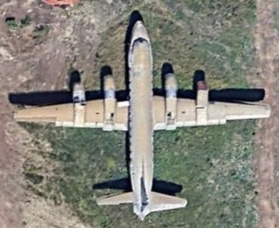
#> input picture images/target.jpeg, 279 x 228 px, shrunk from 404 x 330 before the run
$ python main.py
#> lines starting #> are read from the running program, lines starting #| are printed output that depends on the picture
### utils/image_processing.py
import cv2
import numpy as np


def read_and_convert_image(image_path):
    """
    Read an image from the specified path and convert it to RGB format.

    Parameters:
        image_path (str): The path to the image file.

    Returns:
        np.ndarray: The image in RGB format.
    """
    try:
        image = cv2.imread(image_path)
        if image is None:
            raise Exception(f"Error reading image from {image_path}")
        return cv2.cvtColor(image, cv2.COLOR_BGR2RGB)

    except Exception as e:
        print(f"Error in read_and_convert_image: {e}")
        return None


def detect_keypoints_and_descriptors(image, detector):
    """
    Detect keypoints and compute descriptors for the given image using a specified detector.

    Parameters:
        image (np.ndarray): The input image.
        detector: The keypoint detector (e.g., cv2.SIFT_create()).

    Returns:
        tuple: Keypoints and descriptors.
    """
    try:
        # Detect keypoints and compute descriptors
        keypoints, descriptors = detector.detectAndCompute(image, None)
        return keypoints, descriptors

    except Exception as e:
        print(f"Error in detect_keypoints_and_descriptors: {e}")
        return None, None


def match_keypoints(descriptor_matcher, descriptors_obj, descriptors_scene):
    """
    Match keypoints between two sets of descriptors using a specified descriptor matcher.

    Parameters:
        descriptor_matcher: The descriptor matcher (e.g., cv2.DescriptorMatcher_create()).
        descriptors_obj: Descriptors of the target object.
        descriptors_scene: Descriptors of the scene.

    Returns:
        list: List of good matches.
    """
    # Perform k-nearest neighbors matching
    knn_matches = descriptor_matcher.knnMatch(descriptors_obj, descriptors_scene, 2)
    # Apply ratio test to obtain good matches
    ratio_thresh = 0.75
    good_matches = [m for m, n in knn_matches if m.distance < ratio_thresh * n.distance]
    return good_matches


def localize_object(keypoints_obj, keypoints_scene, good_matches, target_shape):
    """
    Localize the object in the scene using homography estimation.

    Parameters:
        keypoints_obj: Keypoints of the target object.
        keypoints_scene: Keypoints of the scene.
        good_matches: List of good matches.
        target_shape: Shape of the target object.

    Returns:
        np.ndarray: Homography matrix.
    """
    # Extract matched keypoints
    obj = np.float32([keypoints_obj[m.queryIdx].pt for m in good_matches])
    scene = np.float32([keypoints_scene[m.trainIdx].pt for m in good_matches])

    # Find homography matrix using RANSAC
    H, _ = cv2.findHomography(obj, scene, cv2.RANSAC)

    # Define object corners
    obj_corners = np.float32(
        [
            [0, 0],
            [target_shape[1], 0],
            [target_shape[1], target_shape[0]],
            [0, target_shape[0]],
        ]
    )

    # Transform object corners to scene coordinates
    scene_corners = cv2.perspectiveTransform(obj_corners.reshape(-1, 1, 2), H)

    return scene_corners

### main.py
import argparse
import cv2
from utils.image_processing import (
    read_and_convert_image,
    detect_keypoints_and_descriptors,
    match_keypoints,
    localize_object,
)


def process_images(target_path, frame_path):
    target = read_and_convert_image(target_path)
    frame = read_and_convert_image(frame_path)

    detector = cv2.SIFT_create()

    keypoints_obj, descriptors_obj = detect_keypoints_and_descriptors(target, detector)
    keypoints_scene, descriptors_scene = detect_keypoints_and_descriptors(
        frame, detector
    )

    descriptor_matcher = cv2.DescriptorMatcher_create(cv2.DescriptorMatcher_FLANNBASED)
    good_matches = match_keypoints(
        descriptor_matcher, descriptors_obj, descriptors_scene
    )

    scene_corners = localize_object(
        keypoints_obj, keypoints_scene, good_matches, target.shape
    )

    center_point = scene_corners.mean(axis=(0, 1))
    return center_point, frame


def main():
    parser = argparse.ArgumentParser(description="Target object detection")
    parser.add_argument(
        "-t",
        "--target",
        type=str,
        help="Path to the target image",
        required=False,
        default="images/target.jpeg",
    )
    parser.add_argument(
        "-f",
        "--frame",
        type=str,
        help="Path to the frame image",
        required=False,
        default="images/frame.jpeg",
    )
    parser.add_argument(
        "-o",
        "--output_image",
        type=str,
        help="Path to the resulting image",
        required=False,
        default="out.jpeg",
    )

    args = parser.parse_args()

    center_point, frame = process_images(args.target, args.frame)
#> in read_and_convert_image, image is the input picture: shape (228, 279, 3); mean B, G, R 121.5, 130.6, 132.1
#> call 2 of read_and_convert_image, with image_path = 'images/frame.jpeg'
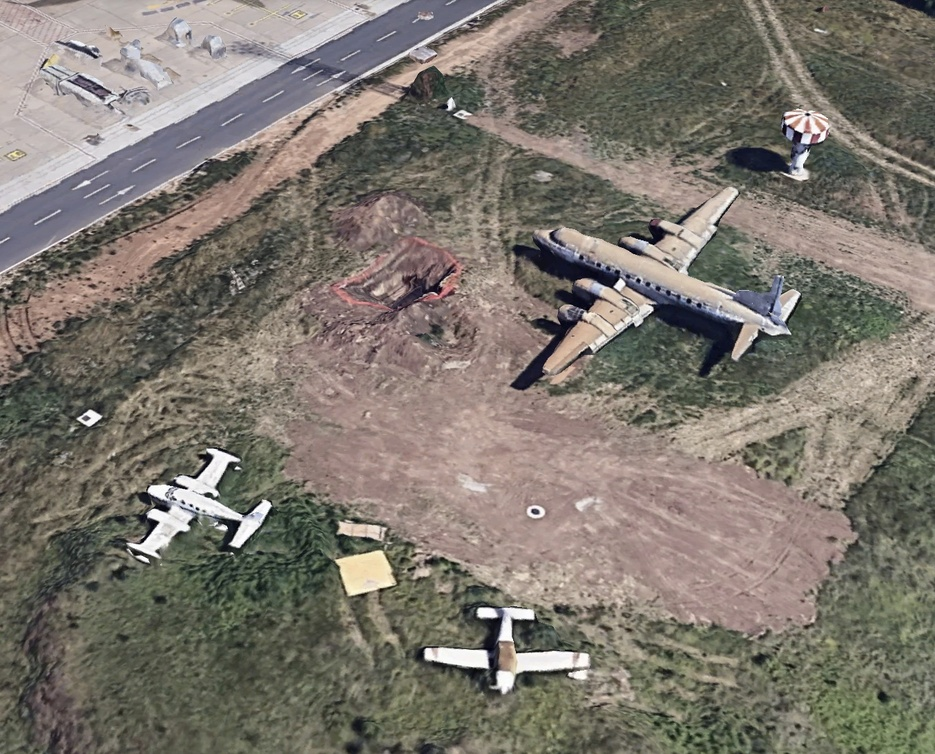
#> input picture images/frame.jpeg, 935 x 754 px, shrunk from 1354 x 1092 before the run
#> in read_and_convert_image, image is the input picture: shape (754, 935, 3); mean B, G, R 109.5, 118.3, 124.3
#> in detect_keypoints_and_descriptors, `keypoints, descriptors = detector.detectAndCompute(image, None)`: keypoints = 1217 keypoints; strongest (x, y, size): (112, 115, 2.1), (169, 114, 2.3), (79, 92, 7.5), (160, 92, 8.6)
#> in process_images, `keypoints_obj, descriptors_obj = detect_keypoints_and_descriptors(targ..`: keypoints_obj has the same summary as keypoints in detect_keypoints_and_descriptors
#> in detect_keypoints_and_descriptors (call 2), `keypoints, descriptors = detector.detectAndCompute(image, None)`: keypoints = 12567 keypoints; strongest (x, y, size): (191, 505, 1.9), (197, 509, 2.1), (808, 114, 2.3), (485, 613, 8.6)
#> in process_images, `keypoints_scene, descriptors_scene = detect_keypoints_and_descriptors(..`: keypoints_scene has the same summary as keypoints in detect_keypoints_and_descriptors
#> in match_keypoints, `knn_matches = descriptor_matcher.knnMatch(descriptors_obj, descriptors..`: knn_matches = 1217 matches
#> in match_keypoints, `good_matches = [m for m, n in knn_matches if m.distance < ratio_thresh..`: good_matches = 52 matches
#> in localize_object, `obj = np.float32([keypoints_obj[m.queryIdx].pt for m in good_matches])`: obj = 52 pairs, first value 4.05 to 263, second value 13.03 to 219.6
#> in localize_object, `scene = np.float32([keypoints_scene[m.trainIdx].pt for m in good_match..`: scene = 52 pairs, first value 131.4 to 853.5, second value 18.02 to 532.9
#> in localize_object, `H, _ = cv2.findHomography(obj, scene, cv2.RANSAC)`: H = [[0.887, 1.09, 385.4], [-0.752, 0.484, 334.7], [0.000181, -0.000348, 1]]
#> in localize_object, `scene_corners = cv2.perspectiveTransform(obj_corners.reshape(-1, 1, 2)..`: scene_corners = [[385.4, 334.7], [602.5, 118.9], [906.6, 242.2], [687.6, 483.3]]
#> in process_images, `center_point = scene_corners.mean(axis=(0, 1))`: center_point = [645.5, 294.8]
#> center_point = [645.5, 294.8]
    center_point = [int(i) for i in center_point]
#> center_point = [645, 294]

    cv2.circle(frame, center_point, 10, (255, 0, 0), -1)
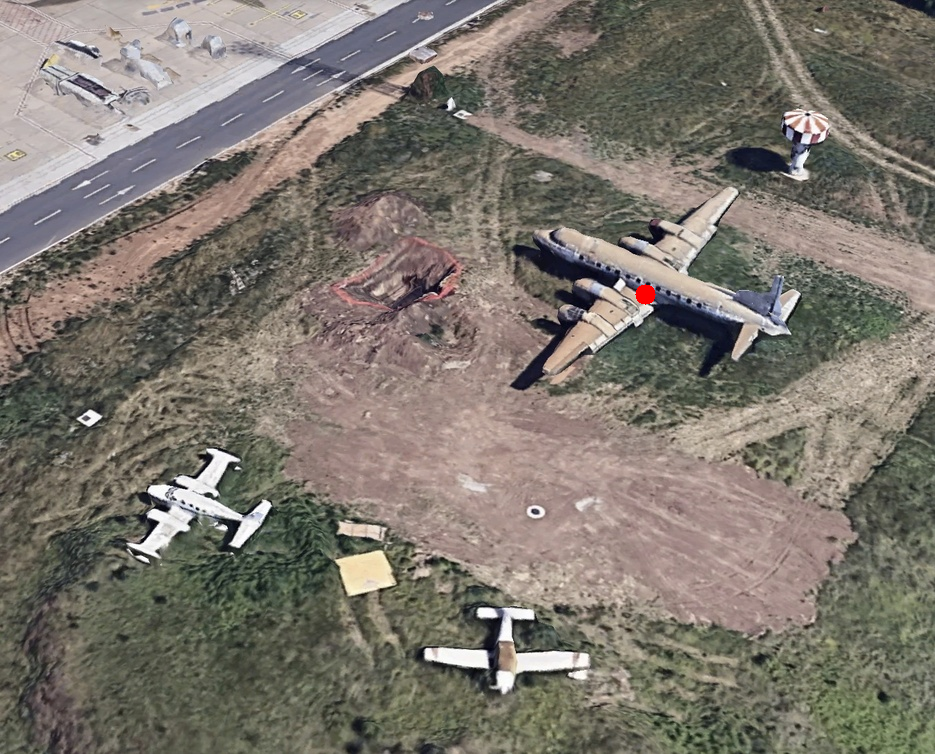
#> frame: shape (754, 935, 3); mean R, G, B 124.4, 118.2, 109.4
    cv2.imwrite(args.output_image, cv2.cvtColor(frame, cv2.COLOR_RGB2BGR))


if __name__ == "__main__":
    main()
